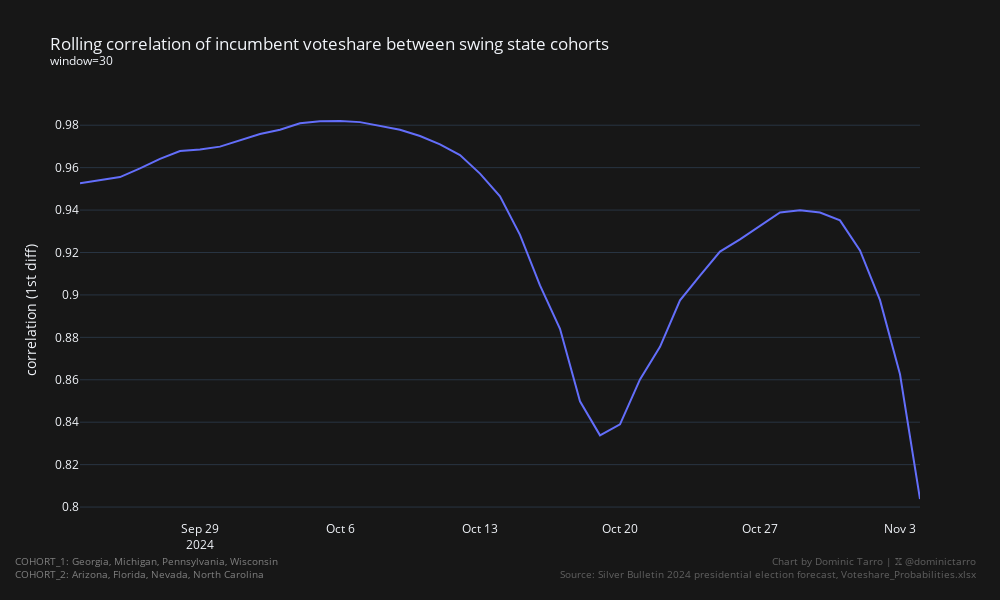
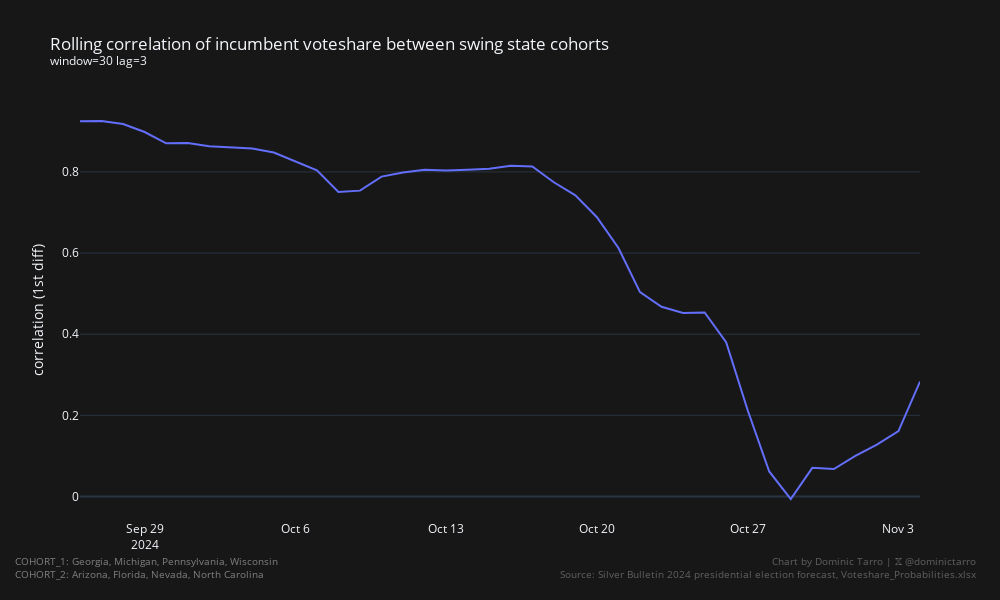

Source (notebook cell) for these figures, in order:
### Code cell
px.line(
    df_cohort.filter(pl.col("corr").is_not_null()),
    x="modeldate",
    y="corr",
    template="plotly_dark",
    title=f"Rolling correlation of incumbent voteshare between swing state cohorts<br><sup>window={WINDOW_SIZE}</sup>",
    width=1000,
    height=600,
).update_layout(
    showlegend=False,
    xaxis_title=None,
    yaxis_title="correlation (1st diff)",
    plot_bgcolor="#171717",
    paper_bgcolor="#171717",
    xaxis_showgrid=False,
).add_annotation(
    x=-0.08,
    y=-0.15,
    xref="paper",
    yref="paper",
    text=f"COHORT_1: {', '.join(COHORT_1)}<br>COHORT_2: {', '.join(COHORT_2)}",
    showarrow=False,
    font=dict(
        size=10,
        color="grey"
    ),
    align='left',
).add_annotation(
    x=1.07,
    y=-0.15,
    xref="paper",
    yref="paper",
    text="<br>".join(
        (
            "Chart by Dominic Tarro | 𝕏 @dominictarro",
            "Source: Silver Bulletin 2024 presidential election forecast, Voteshare_Probabilities.xlsx",
        )
    ),
    align="right",
    showarrow=False,
    font=dict(
        size=10,
        color="grey"
    ),
    opacity=0.7
).show()

px.line(
    df_cohort.filter(pl.col("corr_diff").is_not_null()),
    x="modeldate",
    y="corr_diff",
    template="plotly_dark",
    title=f"Rolling correlation of incumbent voteshare between swing state cohorts<br><sup>window={WINDOW_SIZE} lag={DIFF_LAG}</sup>",
    width=1000,
    height=600,
).update_layout(
    showlegend=False,
    xaxis_title=None,
    yaxis_title="correlation (1st diff)",
    plot_bgcolor="#171717",
    paper_bgcolor="#171717",
    xaxis_showgrid=False,
).add_annotation(
    x=-0.08,
    y=-0.15,
    xref="paper",
    yref="paper",
    text=f"COHORT_1: {', '.join(COHORT_1)}<br>COHORT_2: {', '.join(COHORT_2)}",
    showarrow=False,
    font=dict(
        size=10,
        color="grey"
    ),
    align='left',
).add_annotation(
    x=1.07,
    y=-0.15,
    xref="paper",
    yref="paper",
    text="<br>".join(
        (
            "Chart by Dominic Tarro | 𝕏 @dominictarro",
            "Source: Silver Bulletin 2024 presidential election forecast, Voteshare_Probabilities.xlsx",
        )
    ),
    align="right",
    showarrow=False,
    font=dict(
        size=10,
        color="grey"
    ),
    opacity=0.7
).show()

### Figure 1 — Plotly figure (JSON) as saved in the notebook; plotly's stock layout.template omitted (floating-point values rounded to 4 significant figures)
{"data": [{"hovertemplate": "modeldate=%{x}<br>corr=%{y}<extra></extra>", "legendgroup": "", "line": {"color": "#636efa", "dash": "solid"}, "marker": {"symbol": "circle"}, "mode": "lines", "name": "", "orientation": "v", "showlegend": false, "type": "scatter", "x": ["2024-09-23T00:00:00", "2024-09-24T00:00:00", "2024-09-25T00:00:00", "2024-09-26T00:00:00", "2024-09-27T00:00:00", "2024-09-28T00:00:00", "2024-09-29T00:00:00", "2024-09-30T00:00:00", "2024-10-01T00:00:00", "2024-10-02T00:00:00", "2024-10-03T00:00:00", "2024-10-04T00:00:00", "2024-10-05T00:00:00", "2024-10-06T00:00:00", "2024-10-07T00:00:00", "2024-10-08T00:00:00", "2024-10-09T00:00:00", "2024-10-10T00:00:00", "2024-10-11T00:00:00", "2024-10-12T00:00:00", "2024-10-13T00:00:00", "2024-10-14T00:00:00", "2024-10-15T00:00:00", "2024-10-16T00:00:00", "2024-10-17T00:00:00", "2024-10-18T00:00:00", "2024-10-19T00:00:00", "2024-10-20T00:00:00", "2024-10-21T00:00:00", "2024-10-22T00:00:00", "2024-10-23T00:00:00", "2024-10-24T00:00:00", "2024-10-25T00:00:00", "2024-10-26T00:00:00", "2024-10-27T00:00:00", "2024-10-28T00:00:00", "2024-10-29T00:00:00", "2024-10-30T00:00:00", "2024-10-31T00:00:00", "2024-11-01T00:00:00", "2024-11-02T00:00:00", "2024-11-03T00:00:00", "2024-11-04T00:00:00"], "xaxis": "x", "y": [0.9527, 0.954, 0.9556, 0.9596, 0.9641, 0.9678, 0.9685, 0.9699, 0.9731, 0.9759, 0.9779, 0.9809, 0.9819, 0.982, 0.9815, 0.9796, 0.9779, 0.9749, 0.971, 0.9659, 0.9572, 0.9465, 0.9283, 0.9045, 0.884, 0.8499, 0.8338, 0.839, 0.8601, 0.8755, 0.8975, 0.9091, 0.9204, 0.9262, 0.9327, 0.9389, 0.9399, 0.9389, 0.9351, 0.9209, 0.8975, 0.8626, 0.8038], "yaxis": "y"}], "layout": {"annotations": [{"align": "left", "font": {"color": "grey", "size": 10}, "showarrow": false, "text": "COHORT_1: Georgia, Michigan, Pennsylvania, Wisconsin<br>COHORT_2: Arizona, Florida, Nevada, North Carolina", "x": -0.08, "xref": "paper", "y": -0.15, "yref": "paper"}, {"align": "right", "font": {"color": "grey", "size": 10}, "opacity": 0.7, "showarrow": false, "text": "Chart by Dominic Tarro | 𝕏 @dominictarro<br>Source: Silver Bulletin 2024 presidential election forecast, Voteshare_Probabilities.xlsx", "x": 1.07, "xref": "paper", "y": -0.15, "yref": "paper"}], "height": 600, "legend": {"tracegroupgap": 0}, "paper_bgcolor": "#171717", "plot_bgcolor": "#171717", "showlegend": false, "title": {"text": "Rolling correlation of incumbent voteshare between swing state cohorts<br><sup>window=30</sup>"}, "width": 1000, "xaxis": {"anchor": "y", "domain": [0, 1], "showgrid": false, "title": {}}, "yaxis": {"anchor": "x", "domain": [0, 1], "title": {"text": "correlation (1st diff)"}}}}

### Figure 2 — Plotly figure (JSON) as saved in the notebook; plotly's stock layout.template omitted (floating-point values rounded to 4 significant figures)
{"data": [{"hovertemplate": "modeldate=%{x}<br>corr_diff=%{y}<extra></extra>", "legendgroup": "", "line": {"color": "#636efa", "dash": "solid"}, "marker": {"symbol": "circle"}, "mode": "lines", "name": "", "orientation": "v", "showlegend": false, "type": "scatter", "x": ["2024-09-26T00:00:00", "2024-09-27T00:00:00", "2024-09-28T00:00:00", "2024-09-29T00:00:00", "2024-09-30T00:00:00", "2024-10-01T00:00:00", "2024-10-02T00:00:00", "2024-10-03T00:00:00", "2024-10-04T00:00:00", "2024-10-05T00:00:00", "2024-10-06T00:00:00", "2024-10-07T00:00:00", "2024-10-08T00:00:00", "2024-10-09T00:00:00", "2024-10-10T00:00:00", "2024-10-11T00:00:00", "2024-10-12T00:00:00", "2024-10-13T00:00:00", "2024-10-14T00:00:00", "2024-10-15T00:00:00", "2024-10-16T00:00:00", "2024-10-17T00:00:00", "2024-10-18T00:00:00", "2024-10-19T00:00:00", "2024-10-20T00:00:00", "2024-10-21T00:00:00", "2024-10-22T00:00:00", "2024-10-23T00:00:00", "2024-10-24T00:00:00", "2024-10-25T00:00:00", "2024-10-26T00:00:00", "2024-10-27T00:00:00", "2024-10-28T00:00:00", "2024-10-29T00:00:00", "2024-10-30T00:00:00", "2024-10-31T00:00:00", "2024-11-01T00:00:00", "2024-11-02T00:00:00", "2024-11-03T00:00:00", "2024-11-04T00:00:00"], "xaxis": "x", "y": [0.9249, 0.9254, 0.9181, 0.8983, 0.8704, 0.8713, 0.8635, 0.8603, 0.8576, 0.8479, 0.8264, 0.8041, 0.7503, 0.7538, 0.7883, 0.7986, 0.8051, 0.8032, 0.8051, 0.808, 0.815, 0.8132, 0.7745, 0.7422, 0.6882, 0.6123, 0.5037, 0.4675, 0.4524, 0.4536, 0.3802, 0.2125, 0.06161, -0.006191, 0.07058, 0.06761, 0.09997, 0.1281, 0.161, 0.2833], "yaxis": "y"}], "layout": {"annotations": [{"align": "left", "font": {"color": "grey", "size": 10}, "showarrow": false, "text": "COHORT_1: Georgia, Michigan, Pennsylvania, Wisconsin<br>COHORT_2: Arizona, Florida, Nevada, North Carolina", "x": -0.08, "xref": "paper", "y": -0.15, "yref": "paper"}, {"align": "right", "font": {"color": "grey", "size": 10}, "opacity": 0.7, "showarrow": false, "text": "Chart by Dominic Tarro | 𝕏 @dominictarro<br>Source: Silver Bulletin 2024 presidential election forecast, Voteshare_Probabilities.xlsx", "x": 1.07, "xref": "paper", "y": -0.15, "yref": "paper"}], "height": 600, "legend": {"tracegroupgap": 0}, "paper_bgcolor": "#171717", "plot_bgcolor": "#171717", "showlegend": false, "title": {"text": "Rolling correlation of incumbent voteshare between swing state cohorts<br><sup>window=30 lag=3</sup>"}, "width": 1000, "xaxis": {"anchor": "y", "domain": [0, 1], "showgrid": false, "title": {}}, "yaxis": {"anchor": "x", "domain": [0, 1], "title": {"text": "correlation (1st diff)"}}}}
